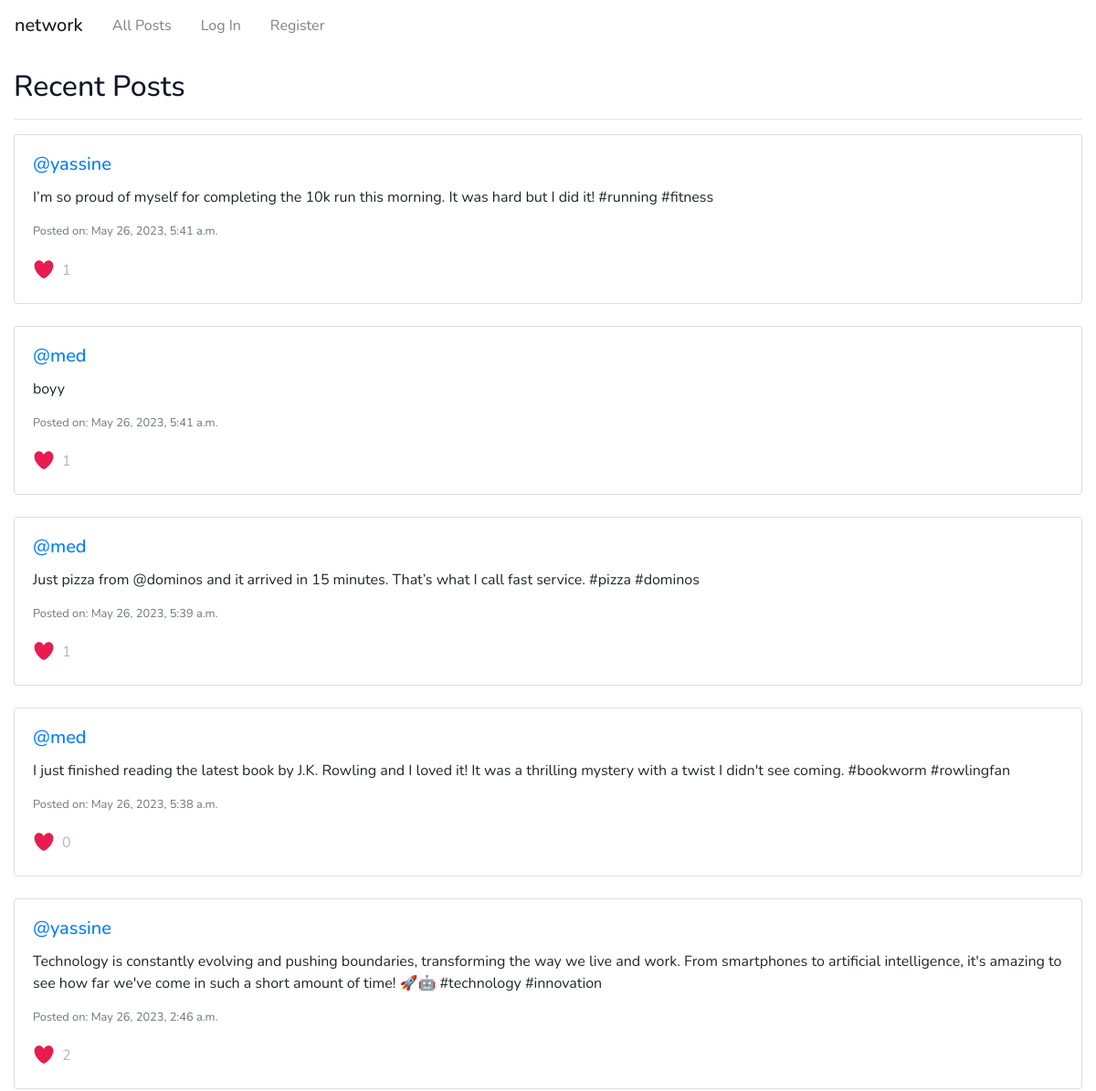
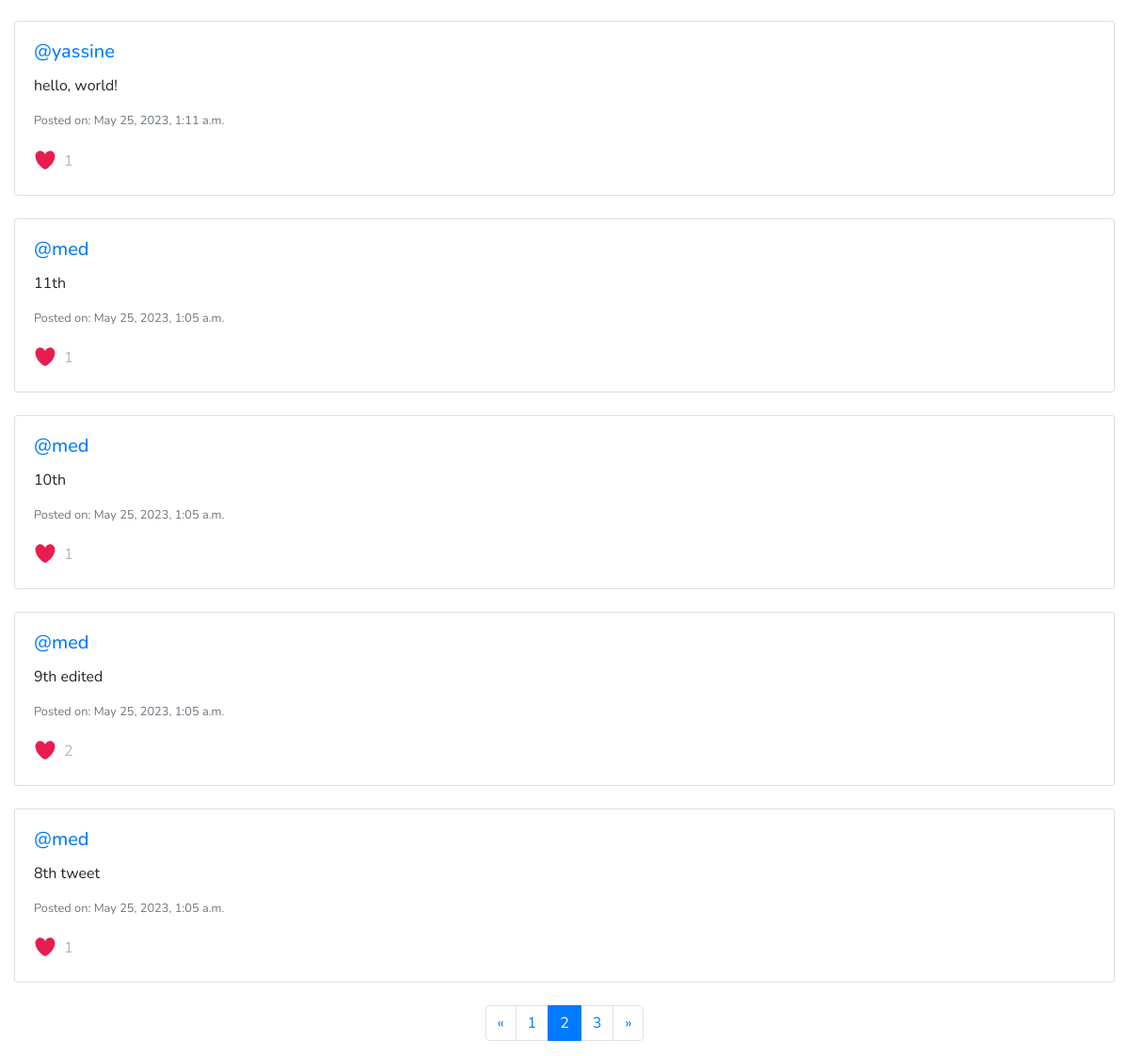
Screenshot of /?page=2 with the database file from the repository (2 pictures, top to bottom).
### network/models.py (models this page shows)
class Post(models.Model):
    user = models.ForeignKey(User, on_delete=models.CASCADE, related_name="author")
    content = models.CharField(max_length=280)
    timestamp = models.DateTimeField(auto_now_add=True)
    likes = models.ManyToManyField(User, related_name="liked_posts")

class User(AbstractUser):
    followers = models.ManyToManyField(
        "self", symmetrical=False, blank=True, related_name="following"
    )

### network/views.py (the view)
# urls.py: path("", views.index, name="index"),
def index(request):
    if request.method == "POST":
        if "new-post" in request.POST:
            post_content = request.POST["post-content"]
            new_post = Post(content=post_content, user=request.user)
            new_post.save()
            return HttpResponseRedirect(reverse("index"))
    liked_post_ids = []
    if request.user.is_authenticated:
        liked_post_ids = request.user.liked_posts.values_list("id", flat=True)
    posts = Post.objects.all().order_by("-timestamp")
    paginator = Paginator(posts, 10)  # Show 10 posts per page
    page_number = request.GET.get("page")
    page_obj = paginator.get_page(page_number)
    return render(
        request,
        "network/index.html",
        {
            "page_obj": page_obj,
            "liked_post_ids": liked_post_ids,
        },
    )

### network/templates/network/index.html (shortened to what this page needs)
{% extends "network/layout.html" %}
{% block body %}
<div class="container-fluid">
  <h2 style="margin-top: 20px; color:#111827
">Recent Posts</h2>
  <hr>
</div>
<div class="container-fluid">
  {% for post in page_obj %}
    <div class="card mb-4">
      <div class="card-body">
        <h5 class="card-title"><a href="{% url 'profile' post.user.username %}">@{{ post.user.username }}</a></h5>
        <p id="post-content-{{ post.id }}" class="card-text">{{ post.content }}</p>
        <p class="card-text text-muted">
          <small>Posted on: {{ post.timestamp }}</small>
        </p>
        <p class="card-text">
          <span class="like-count" data-post-id="{{ post.id }}">
            {{ post.likes.count }}
          </span>
        </p>
      </div>
    </div>
  {% empty %}
    <p>No posts available.</p>
  {% endfor %}
</div>
<div class="pagination justify-content-center">
  <ul class="pagination">
    {% if page_obj.has_previous %}
    <li class="page-item">
      <a
        class="page-link"
        href="?page={{ page_obj.previous_page_number }}"
        aria-label="Previous"
      >
        <span aria-hidden="true">&laquo;</span>
      </a>
    </li>
    {% endif %}
    {% for num in page_obj.paginator.page_range %}
    {% if page_obj.number == num %}
    <li class="page-item active" aria-current="page">
      <span class="page-link"
        >{{ num }} <span class="sr-only">(current)</span></span
      >
    </li>
    {% else %}
    <li class="page-item">
      <a class="page-link" href="?page={{ num }}">{{ num }}</a>
    </li>
    {% endif %}
    {% endfor %}
    {% if page_obj.has_next %}
    <li class="page-item">
      <a
        class="page-link"
        href="?page={{ page_obj.next_page_number }}"
        aria-label="Next"
      >
        <span aria-hidden="true">&raquo;</span>
      </a>
    </li>
    {% endif %}
  </ul>
</div>
{% endblock %}

### network/static/network/styles.css (style rules this page uses)
body { font-family: "Nunito", sans-serif; }
.card-text { display: flex; align-items: center; }
.like-icon { width: auto; height: 2em; margin-right: 0.5em; }
.like-count { font-size: 1em; color: #aab8c2; user-select: none !important; }
html { font-size: 1rem; }

### rows the page displays
Post: user.username "yassine", content "I’m so proud of myself for completing the 10k run this morning. It was hard but I did it! #running #fitness", timestamp "May 26, 2023, 5:41 a.m.", likes.count "1"
Post: user.username "med", content "boyy", timestamp "May 26, 2023, 5:41 a.m.", likes.count "1"
Post: user.username "med", content "Just pizza from @dominos and it arrived in 15 minutes. That’s what I call fast service. #pizza #dominos", timestamp "May 26, 2023, 5:39 a.m.", likes.count "1"
Post: user.username "med", content "I just finished reading the latest book by J.K. Rowling and I loved it! It was a thrilling mystery with a twist I didn't see coming. #bookworm #rowlingfan", timestamp "May 26, 2023, 5:38 a.m.", likes.count "0"
Post: user.username "yassine", content "Technology is constantly evolving and pushing boundaries, transforming the way we live and work. From smartphones to artificial intelligence, it's amazing to see how far we've come in such a short amount of time! 🚀🤖 #technology #innovation", timestamp "May 26, 2023, 2:46 a.m.", likes.count "2"
Post: user.username "yassine", content "hello, world!", timestamp "May 25, 2023, 1:11 a.m.", likes.count "1"
Post: user.username "med", content "11th", timestamp "May 25, 2023, 1:05 a.m.", likes.count "1"
Post: user.username "med", content "10th", timestamp "May 25, 2023, 1:05 a.m.", likes.count "1"
Post: user.username "med", content "9th edited", timestamp "May 25, 2023, 1:05 a.m.", likes.count "2"
Post: user.username "med", content "8th tweet", timestamp "May 25, 2023, 1:05 a.m.", likes.count "1"

### other values shown
{{ num }} "1" "3"
{{ num }} "2"
